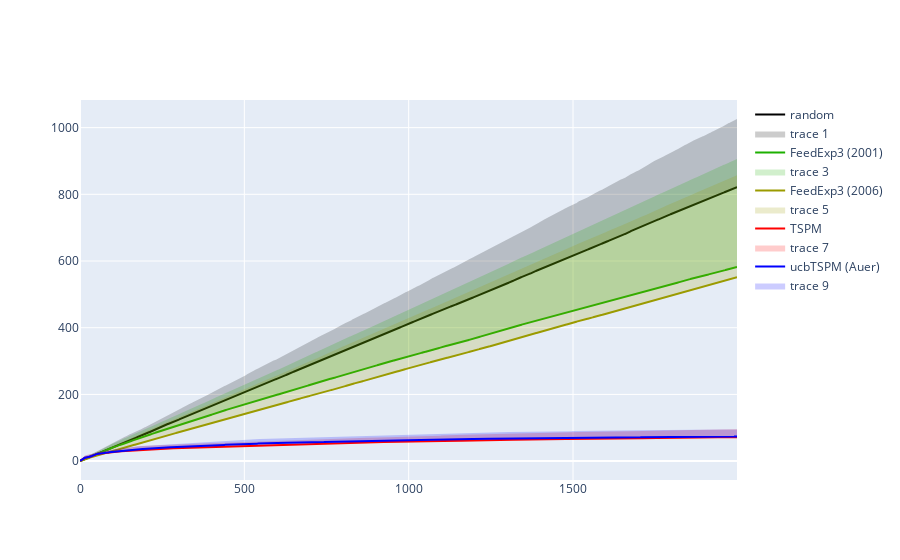
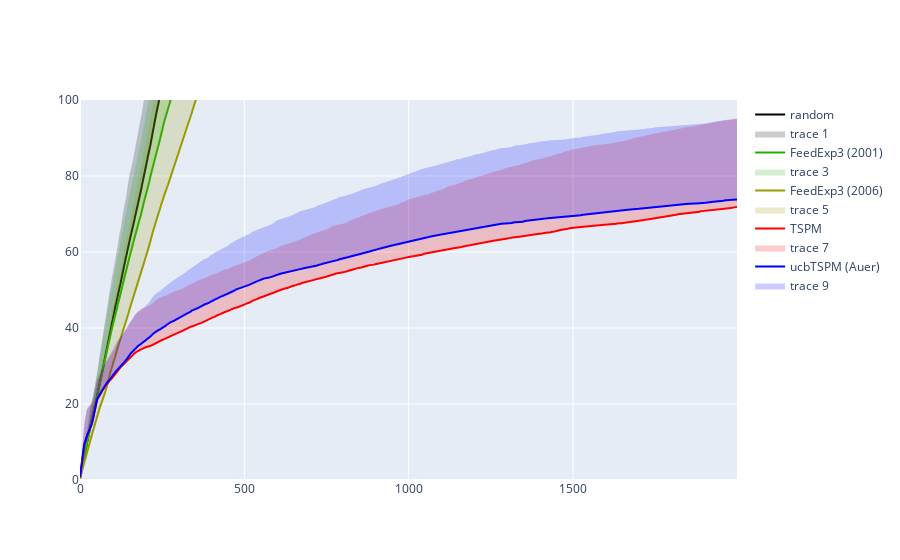

The cell these charts' notebook holds for them, in order:
### Code cell
n_cores = 16
n_folds = 15
horizon = 2000
# outcome_distribution =  {'spam':0.05,'ham':0.95}
import ucbTSPM_v2

game = games.dynamic_pricing( 'harsch' )

algos = [ random_algo.Random(  game, horizon, ), 
           feedexp3.FeedExp3(  game, horizon, ),
           feedexp3_v3.FeedExp3(  game, horizon, ), 
        #   cpb.CPB(  game, horizon,),  ]
           TSPM.TSPM_alg(  game, horizon,), 
        #    eTSPM.eTSPM_alg(  game, horizon, 1),
           ucbTSPM_v2.TSPM_alg(game, horizon)    ] #TSPM.TSPM_alg(  game, horizon,), bpm.BPM(  game, horizon,  [0.5, 0.5 ], np.identity(2) ) ,

colors = [ [0,0,0], [29,176,0], [155,155,0], [255,0,0], [0,0,255] ] # [255,0,0], [0,0,255] , [255,51,255], [255,20,200]  ] #
labels = ['random', 'FeedExp3 (2001)', 'FeedExp3 (2006)', 'TSPM' ,  'ucbTSPM (Auer)' ]#  'CPB', 'TSPM' , 'eTSPM (Auer)', 'ucbTSPM (Auer)'  ]  # 

fig = go.Figure( )

fig = go.Figure( )

for alg, color, label in zip( algos, colors, labels):

    r,g,b = color
    result = evaluate_parallel(n_cores, n_folds, horizon, alg, game)
    regret =  np.mean(result,0) 
    xcoords = np.arange(0,horizon,1).tolist()
    std =  np.std(result,0) 
    upper_regret = regret + std

    fig.add_trace(go.Scatter(x=xcoords, y=regret, line=dict(color='rgb({},{},{})'.format(r,g,b)), mode='lines',  name=label )) # 

    fig.add_trace(   go.Scatter( x=xcoords+xcoords[::-1], y=upper_regret.tolist()+regret.tolist()[::-1],  fill='toself', fillcolor='rgba({},{},{},0.2)'.format(r,g,b), 
                         line=dict(color='rgba(255,255,255,0)'),   hoverinfo="skip",  showlegend=True )

    )
    
fig.show(legend=True)
fig.update_yaxes(range=[0, 100] )
fig.show()

### Figure 1 — Plotly figure (JSON) as saved in the notebook; plotly's stock layout.template omitted (floating-point values rounded to 4 significant figures; data arrays with more than 128 entries replaced by an {"elided": "..."} marker saying what was removed)
{"data": [{"line": {"color": "rgb(0,0,0)"}, "mode": "lines", "name": "random", "x": {"elided": "2000 int values"}, "y": {"elided": "2000 float values"}, "type": "scatter"}, {"fill": "toself", "fillcolor": "rgba(0,0,0,0.2)", "hoverinfo": "skip", "line": {"color": "rgba(255,255,255,0)"}, "showlegend": true, "x": {"elided": "4000 int values"}, "y": {"elided": "4000 float values"}, "type": "scatter"}, {"line": {"color": "rgb(29,176,0)"}, "mode": "lines", "name": "FeedExp3 (2001)", "x": {"elided": "2000 int values"}, "y": {"elided": "2000 float values"}, "type": "scatter"}, {"fill": "toself", "fillcolor": "rgba(29,176,0,0.2)", "hoverinfo": "skip", "line": {"color": "rgba(255,255,255,0)"}, "showlegend": true, "x": {"elided": "4000 int values"}, "y": {"elided": "4000 float values"}, "type": "scatter"}, {"line": {"color": "rgb(155,155,0)"}, "mode": "lines", "name": "FeedExp3 (2006)", "x": {"elided": "2000 int values"}, "y": {"elided": "2000 float values"}, "type": "scatter"}, {"fill": "toself", "fillcolor": "rgba(155,155,0,0.2)", "hoverinfo": "skip", "line": {"color": "rgba(255,255,255,0)"}, "showlegend": true, "x": {"elided": "4000 int values"}, "y": {"elided": "4000 float values"}, "type": "scatter"}, {"line": {"color": "rgb(255,0,0)"}, "mode": "lines", "name": "TSPM", "x": {"elided": "2000 int values"}, "y": {"elided": "2000 float values"}, "type": "scatter"}, {"fill": "toself", "fillcolor": "rgba(255,0,0,0.2)", "hoverinfo": "skip", "line": {"color": "rgba(255,255,255,0)"}, "showlegend": true, "x": {"elided": "4000 int values"}, "y": {"elided": "4000 float values"}, "type": "scatter"}, {"line": {"color": "rgb(0,0,255)"}, "mode": "lines", "name": "ucbTSPM (Auer)", "x": {"elided": "2000 int values"}, "y": {"elided": "2000 float values"}, "type": "scatter"}, {"fill": "toself", "fillcolor": "rgba(0,0,255,0.2)", "hoverinfo": "skip", "line": {"color": "rgba(255,255,255,0)"}, "showlegend": true, "x": {"elided": "4000 int values"}, "y": {"elided": "4000 float values"}, "type": "scatter"}], "layout": {}}

### Figure 2 — Plotly figure (JSON) as saved in the notebook; plotly's stock layout.template omitted (floating-point values rounded to 4 significant figures; data arrays with more than 128 entries replaced by an {"elided": "..."} marker saying what was removed)
{"data": [{"line": {"color": "rgb(0,0,0)"}, "mode": "lines", "name": "random", "x": {"elided": "2000 int values"}, "y": {"elided": "2000 float values"}, "type": "scatter"}, {"fill": "toself", "fillcolor": "rgba(0,0,0,0.2)", "hoverinfo": "skip", "line": {"color": "rgba(255,255,255,0)"}, "showlegend": true, "x": {"elided": "4000 int values"}, "y": {"elided": "4000 float values"}, "type": "scatter"}, {"line": {"color": "rgb(29,176,0)"}, "mode": "lines", "name": "FeedExp3 (2001)", "x": {"elided": "2000 int values"}, "y": {"elided": "2000 float values"}, "type": "scatter"}, {"fill": "toself", "fillcolor": "rgba(29,176,0,0.2)", "hoverinfo": "skip", "line": {"color": "rgba(255,255,255,0)"}, "showlegend": true, "x": {"elided": "4000 int values"}, "y": {"elided": "4000 float values"}, "type": "scatter"}, {"line": {"color": "rgb(155,155,0)"}, "mode": "lines", "name": "FeedExp3 (2006)", "x": {"elided": "2000 int values"}, "y": {"elided": "2000 float values"}, "type": "scatter"}, {"fill": "toself", "fillcolor": "rgba(155,155,0,0.2)", "hoverinfo": "skip", "line": {"color": "rgba(255,255,255,0)"}, "showlegend": true, "x": {"elided": "4000 int values"}, "y": {"elided": "4000 float values"}, "type": "scatter"}, {"line": {"color": "rgb(255,0,0)"}, "mode": "lines", "name": "TSPM", "x": {"elided": "2000 int values"}, "y": {"elided": "2000 float values"}, "type": "scatter"}, {"fill": "toself", "fillcolor": "rgba(255,0,0,0.2)", "hoverinfo": "skip", "line": {"color": "rgba(255,255,255,0)"}, "showlegend": true, "x": {"elided": "4000 int values"}, "y": {"elided": "4000 float values"}, "type": "scatter"}, {"line": {"color": "rgb(0,0,255)"}, "mode": "lines", "name": "ucbTSPM (Auer)", "x": {"elided": "2000 int values"}, "y": {"elided": "2000 float values"}, "type": "scatter"}, {"fill": "toself", "fillcolor": "rgba(0,0,255,0.2)", "hoverinfo": "skip", "line": {"color": "rgba(255,255,255,0)"}, "showlegend": true, "x": {"elided": "4000 int values"}, "y": {"elided": "4000 float values"}, "type": "scatter"}], "layout": {"yaxis": {"range": [0, 100]}}}
